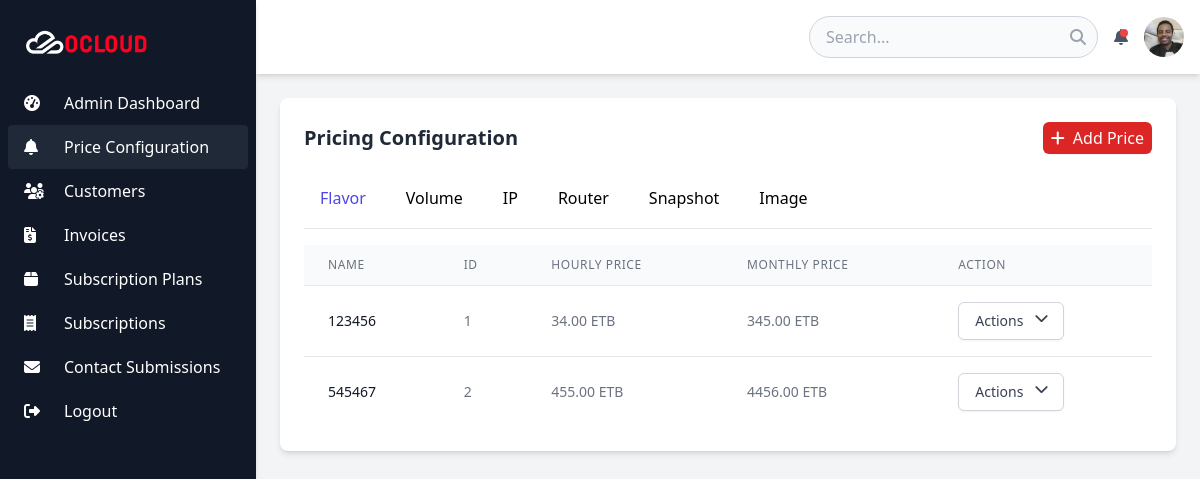
The app's page /pricing/ (signed in) with its own data.
### core/models.py (models this page shows)
class FlavorPrice(models.Model):
    id = models.BigAutoField(auto_created=True, primary_key=True, serialize=False, verbose_name='ID')
    created_at = models.DateTimeField(auto_now_add=True)
    updated_at = models.DateTimeField(auto_now=True)
    hourly_price = models.DecimalField(max_digits=12, decimal_places=2)
    price_currency = models.CharField(max_length=10)
    monthly_price = models.DecimalField(max_digits=12, decimal_places=2)
    flavor_id = models.CharField(max_length=256)

### core/views.py (the view)
# urls.py: path("pricing/", views.PricingView.as_view(), name="price_configuration"),
class PricingView(LoginRequiredMixin, View):
    def get(self, request, *args, **kwargs):
        if not request.user.is_superuser:
            messages.error(request, "You do not have permission to access this page.")
            return redirect('core:customer_dashboard') if request.user.is_staff else redirect('core:landing_page')
        context = {
            'flavor_prices': FlavorPrice.objects.all(),
            'volume_prices': VolumePrice.objects.all(),
            'ip_prices': IpPrice.objects.all(),
            'router_prices': RouterPrice.objects.all(),
            'snapshot_prices': SnapShotPrice.objects.all(),
            'image_prices': ImagePrice.objects.all(),
            'model_code': 'PriceConfiguration',
        }
        return render(request, 'dashboard/price_configuration/price_conf.html', context)

### templates/dashboard/price_configuration/price_conf.html (shortened to what this page needs)
{% extends 'dashboard/common/base.html' %}
{% block content %}
<div class="bg-white p-6 rounded-lg shadow-md">
    <div class="flex justify-between items-center mb-4">
        <h2 class="text-xl font-semibold text-gray-800">Pricing Configuration</h2>
        <button id="add-price-btn"
                class="px-2 py-1 bg-red-600 text-white font-medium rounded-md shadow-sm hover:bg-red-700"
                data-modal-target="price-modal" data-modal-toggle="price-modal" type="button"
                data-url="">
            <i class="fas fa-plus mr-2"></i>Add Price
        </button>
    </div>
    <div class="overflow-x-auto">
        <ul class="flex whitespace-nowrap border-b border-gray-200" id="pricing-tabs" role="tablist">
            <li class="mr-2" role="presentation">
                <a href="#flavor-tab" class="inline-block p-4 border-b-2 border-transparent rounded-t-lg hover:text-gray-600 hover:border-gray-300 text-indigo-600 border-indigo-600" data-tab-toggle="flavor-tab" role="tab">Flavor</a>
            </li>
            <li class="mr-2" role="presentation">
                <a href="#volume-tab" class="inline-block p-4 border-b-2 border-transparent rounded-t-lg hover:text-gray-600 hover:border-gray-300" data-tab-toggle="volume-tab" role="tab">Volume</a>
            </li>
            <li class="mr-2" role="presentation">
                <a href="#ip-tab" class="inline-block p-4 border-b-2 border-transparent rounded-t-lg hover:text-gray-600 hover:border-gray-300" data-tab-toggle="ip-tab" role="tab">IP</a>
            </li>
            <li class="mr-2" role="presentation">
                <a href="#router-tab" class="inline-block p-4 border-b-2 border-transparent rounded-t-lg hover:text-gray-600 hover:border-gray-300" data-tab-toggle="router-tab" role="tab">Router</a>
            </li>
            <li class="mr-2" role="presentation">
                <a href="#snapshot-tab" class="inline-block p-4 border-b-2 border-transparent rounded-t-lg hover:text-gray-600 hover:border-gray-300" data-tab-toggle="snapshot-tab" role="tab">Snapshot</a>
            </li>
            <li class="mr-2" role="presentation">
                <a href="#image-tab" class="inline-block p-4 border-b-2 border-transparent rounded-t-lg hover:text-gray-600 hover:border-gray-300" data-tab-toggle="image-tab" role="tab">Image</a>
            </li>
        </ul>
    </div>
    <div id="tab-content" class="mt-4">
        <div id="flavor-tab" class="tab-pane" role="tabpanel">
            {% include 'dashboard/price_configuration/price_table.html' with prices=flavor_prices price_type_name="Flavor" %}
        </div>
    </div>
</div>
{% endblock %}

### templates/dashboard/price_configuration/price_table.html (shortened to what this page needs)
<div>
    <table class="min-w-full divide-y divide-gray-200">
        <thead class="bg-gray-50">
            <tr>
                <th scope="col" class="px-6 py-3 text-left text-xs font-medium text-gray-500 uppercase tracking-wider">Name</th>
                <th scope="col" class="px-6 py-3 text-left text-xs font-medium text-gray-500 uppercase tracking-wider">ID</th>
                <th scope="col" class="px-6 py-3 text-left text-xs font-medium text-gray-500 uppercase tracking-wider">Hourly Price</th>
                <th scope="col" class="px-6 py-3 text-left text-xs font-medium text-gray-500 uppercase tracking-wider">Monthly Price</th>
                <th scope="col" class="px-6 py-3 text-left text-xs font-medium text-gray-500 uppercase tracking-wider">Action</th>
            </tr>
        </thead>
        <tbody class="bg-white divide-y divide-gray-200">
            {% for price in prices %}
            <tr>
                <td class="px-6 py-4 whitespace-nowrap text-sm text-gray-900">
                    {% if price.flavor_id %}{{ price.flavor_id }}{% elif price.volume_type_id %}{{ price.volume_type_id }}{% else %}N/A{% endif %}
                </td>
                <td class="px-6 py-4 whitespace-nowrap text-sm text-gray-500">{{ price.id }}</td>
                <td class="px-6 py-4 whitespace-nowrap text-sm text-gray-500">{{ price.hourly_price }} {{ price.price_currency }}</td>
                <td class="px-6 py-4 whitespace-nowrap text-sm text-gray-500">{{ price.monthly_price }} {{ price.price_currency }}</td>
                <td class="px-6 py-4 whitespace-now-wrap text-sm font-medium relative">
                    <div class="relative inline-block text-left">
                        <button type="button" class="inline-flex justify-center w-full rounded-md border border-gray-300 shadow-sm px-4 py-2 bg-white text-sm font-medium text-gray-700 hover:bg-gray-50 focus:outline-none dropdown-toggle">
                            Actions
                            <i class="fas fa-chevron-down -mr-1 ml-2 h-5 w-5"></i>
                        </button>
                    </div>
                </td>
            </tr>
            {% empty %}
            <tr>
                <td colspan="5" class="px-6 py-4 text-center text-sm text-gray-500">No prices available.</td>
            </tr>
            {% endfor %}
        </tbody>
    </table>
</div>

### records on screen
FlavorPrice: flavor_id "123456", id "1", hourly_price "34.00", price_currency "ETB", monthly_price "345.00"
FlavorPrice: flavor_id "545467", id "2", hourly_price "455.00", price_currency "ETB", monthly_price "4456.00"
